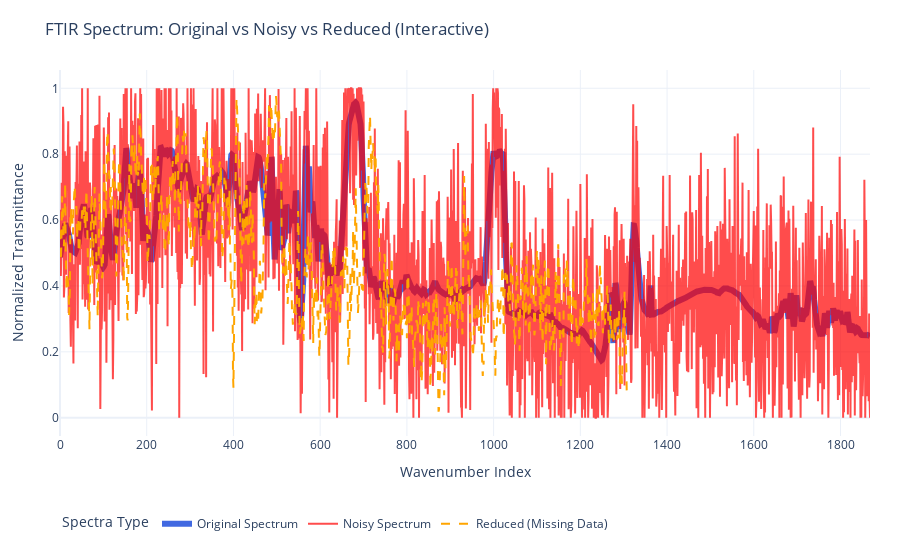

Here is the notebook cell this chart was saved with:
### Code cell
# ==========================================================
# STEP 6 — Interactive Visualization: Original vs Noisy vs Reduced Spectra
# ==========================================================
import plotly.graph_objects as go
import numpy as np
import random

# Pick a random sample index
sample_idx = random.randint(0, len(X_scaled)-1)

# Generate x-axis (wavenumber index or use actual wavenumbers if available)
wavenumbers = np.arange(len(X_scaled[sample_idx]))

# Create the Plotly figure
fig = go.Figure()

# Original spectrum
fig.add_trace(go.Scatter(
    x=wavenumbers,
    y=X_scaled[sample_idx],
    mode='lines',
    name='Original Spectrum',
    line=dict(color='royalblue', width=6),
    hovertemplate="<b>Wavenumber Index:</b> %{x}<br><b>Transmittance:</b> %{y:.3f}<extra></extra>"
))

# Noisy spectrum
fig.add_trace(go.Scatter(
    x=wavenumbers,
    y=X_noisy[sample_idx],
    mode='lines',
    name='Noisy Spectrum',
    line=dict(color='red', width=2),
    opacity=0.7,
    hovertemplate="<b>Wavenumber Index:</b> %{x}<br><b>Transmittance (Noisy):</b> %{y:.3f}<extra></extra>"
))

# Reduced / Missing data spectrum
fig.add_trace(go.Scatter(
    x=wavenumbers,
    y=X_reduced[sample_idx],
    mode='lines',
    name='Reduced (Missing Data)',
    line=dict(color='orange', dash='dash', width=2),
    hovertemplate="<b>Wavenumber Index:</b> %{x}<br><b>Reduced Transmittance:</b> %{y:.3f}<extra></extra>"
))

# ==========================================================
# Layout and Styling
# ==========================================================
fig.update_layout(
    title="FTIR Spectrum: Original vs Noisy vs Reduced (Interactive)",
    xaxis_title="Wavenumber Index",
    yaxis_title="Normalized Transmittance",
    template="plotly_white",
    width=900,
    height=550,
    legend=dict(title="Spectra Type", orientation="h", y=-0.2),
    margin=dict(l=60, r=30, t=70, b=60),
    hovermode="x unified"
)

fig.show()

### Figure 1 — Plotly figure (JSON) as saved in the notebook; plotly's stock layout.template omitted (floating-point values rounded to 4 significant figures; data arrays with more than 128 entries replaced by an {"elided": "..."} marker saying what was removed)
{"data": [{"hovertemplate": "<b>Wavenumber Index:</b> %{x}<br><b>Transmittance:</b> %{y:.3f}<extra></extra>", "line": {"color": "royalblue", "width": 6}, "mode": "lines", "name": "Original Spectrum", "type": "scatter", "x": {"elided": "1869 int values"}, "y": {"elided": "1869 float values"}}, {"hovertemplate": "<b>Wavenumber Index:</b> %{x}<br><b>Transmittance (Noisy):</b> %{y:.3f}<extra></extra>", "line": {"color": "red", "width": 2}, "mode": "lines", "name": "Noisy Spectrum", "opacity": 0.7, "type": "scatter", "x": {"elided": "1869 int values"}, "y": {"elided": "1869 float values"}}, {"hovertemplate": "<b>Wavenumber Index:</b> %{x}<br><b>Reduced Transmittance:</b> %{y:.3f}<extra></extra>", "line": {"color": "orange", "dash": "dash", "width": 2}, "mode": "lines", "name": "Reduced (Missing Data)", "type": "scatter", "x": {"elided": "1869 int values"}, "y": {"elided": "1308 float values"}}], "layout": {"height": 550, "hovermode": "x unified", "legend": {"orientation": "h", "title": {"text": "Spectra Type"}, "y": -0.2}, "margin": {"b": 60, "l": 60, "r": 30, "t": 70}, "title": {"text": "FTIR Spectrum: Original vs Noisy vs Reduced (Interactive)"}, "width": 900, "xaxis": {"title": {"text": "Wavenumber Index"}}, "yaxis": {"title": {"text": "Normalized Transmittance"}}}}
